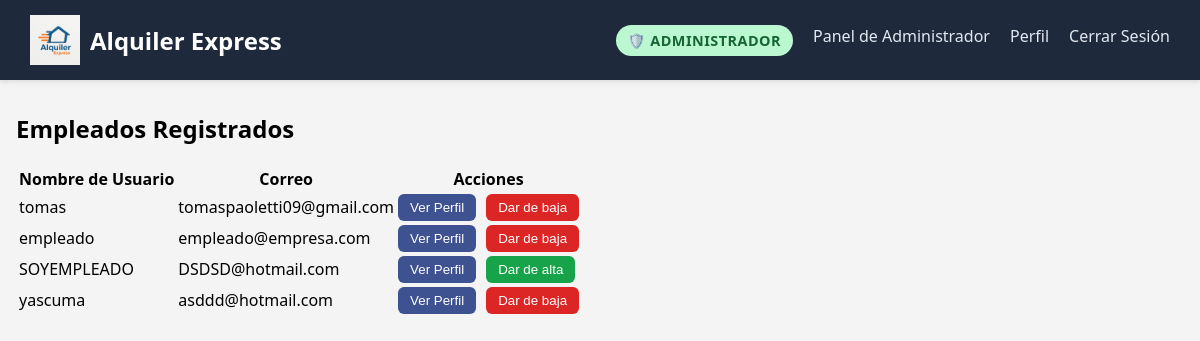
/usuarios/panel-admin/lista-empleados/ (signed in), run on the app's committed database.
### gestion_usuarios/models.py (models this page shows, shortened)
class Usuario(AbstractUser):
    dni = models.PositiveIntegerField(max_length=10, unique=True)
    telefono = models.PositiveIntegerField(max_length=20)

### gestion_usuarios/views.py (the view)
# urls.py: path('panel-admin/lista-empleados/', views.listar_empleados, name='lista-empleados'),
@login_required
@user_passes_test(es_admin)
def listar_empleados(request):
    empleados = Usuario.objects.filter(is_staff=True, is_superuser=False)
    return render(request, 'gestion_usuarios/lista-empleados.html', {'empleados': empleados})

### gestion_usuarios/views.py (called while the page is built)
def es_admin(user):
    return user.is_authenticated and user.is_superuser

### templates/gestion_usuarios/lista-empleados.html (shortened to what this page needs)
{% extends 'base.html' %}
{% load static %}
{% block content %}
<h2>Empleados Registrados</h2>
<table>
  <thead>
    <tr>
      <th>Nombre de Usuario</th>
      <th>Correo</th>
      <th>Acciones</th>
    </tr>
  </thead>
  <tbody>
    {% for empleado in empleados %}
    <tr>
      <td>{{ empleado.username }}</td>
      <td>{{ empleado.email }}</td>
      <td style="display: flex; gap: 10px;">
        <a href="{% url 'detalle-empleado' empleado.id %}">
          <button style="padding: 6px 12px; background-color: #3e5190; color: white; border: none; border-radius: 6px; cursor: pointer;">
            Ver Perfil
          </button>
        </a>
     {% if empleado.is_active %}
        <form method="post" action="{% url 'baja_empleado' empleado.id %}">
         <button type="submit"
         style="padding: 6px 12px; background-color: #dc2626; color: white; border: none; border-radius: 6px; cursor: pointer;">
         Dar de baja
         </button>
         </form>
     {% else %}
         <form method="post" action="{% url 'habilitar_empleado' empleado.id %}">
         <button type="submit"
         style="padding: 6px 12px; background-color: #16a34a; color: white; border: none; border-radius: 6px; cursor: pointer;">
         Dar de alta
        </button>
  </form>
{% endif %}
      </td>
    </tr>
    {% empty %}
    <tr>
      <td colspan="3">No hay empleados registrados.</td>
    </tr>
    {% endfor %}
  </tbody>
</table>
{% endblock %}

### static/styles/base.css (style rules this page uses)
body { margin: 0; font-family: 'Segoe UI', sans-serif; background-color: #f4f4f4; }

### data on the page
Usuario: username "tomas", email "tomaspaoletti09@gmail.com", is_active "Dar de baja"
Usuario: username "empleado", email "empleado@empresa.com", is_active "Dar de baja"
Usuario: username "SOYEMPLEADO", email "DSDSD@hotmail.com", is_active "Dar de alta"
Usuario: username "yascuma", email "asddd@hotmail.com", is_active "Dar de baja"
